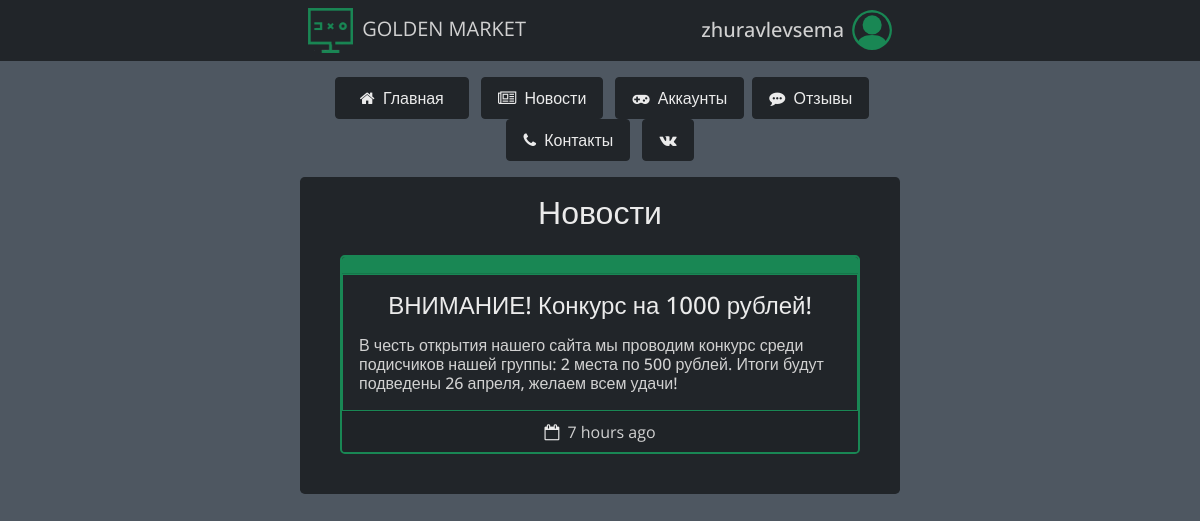
Page /news (signed in) on the committed database.
### data/users.py (models this page shows, shortened)
class User(SqlAlchemyBase, UserMixin):  # таблица пользователей
    __tablename__ = 'users'
    id = sqlalchemy.Column(sqlalchemy.Integer,
                           primary_key=True, autoincrement=True)
    name = sqlalchemy.Column(sqlalchemy.String, nullable=True)
    email = sqlalchemy.Column(sqlalchemy.String,
                              index=True, unique=True, nullable=True)
    photo = sqlalchemy.Column(sqlalchemy.String,
                              index=True, unique=False, nullable=True, default='-')
    is_photo = sqlalchemy.Column(sqlalchemy.Boolean,
                                 index=True, unique=False, nullable=True, default=0)
    hashed_password = sqlalchemy.Column(sqlalchemy.String, nullable=True)
    created_date = sqlalchemy.Column(sqlalchemy.DateTime,
                                     default=datetime.datetime.now)
    news = orm.relation("News", back_populates='user')
    accounts = orm.relation("Accounts", back_populates='user')

### data/news.py (models this page shows)
class News(SqlAlchemyBase, UserMixin):  # таблица новостей
    __tablename__ = 'news'
    id = sqlalchemy.Column(sqlalchemy.Integer,
                           primary_key=True, autoincrement=True)
    title = sqlalchemy.Column(sqlalchemy.String, nullable=True)
    content = sqlalchemy.Column(sqlalchemy.String, nullable=True)
    created_date = sqlalchemy.Column(sqlalchemy.DateTime,
                                     default=datetime.datetime.now().date())
    user_id = sqlalchemy.Column(sqlalchemy.Integer,
                                sqlalchemy.ForeignKey("users.id"))
    user = orm.relation('User')

### main.py (the view)
@app.route('/news', methods=['GET', 'POST'])  # страница новостей
def news():
    global edit_mode
    db_sess = db_session.create_session()
    all_news = db_sess.query(News)  # получение таблицы новостей из базы данных
    arr = []  # список для новостей
    for item in all_news:
        delta = datetime.datetime.now() - item.created_date
        if delta.days != 0:
            arr.append([item.title, item.content, delta.days, 'days', item.id])
        elif int(str(delta).split()[0].split(':')[0]) != 0:
            arr.append(
                [item.title, item.content, int(str(delta).split()[0].split(':')[0]), 'hours',
                 item.id])
        elif int(str(delta).split()[0].split(':')[1]) != 0:
            arr.append([item.title, item.content,
                        int(str(delta).split()[0].split(':')[1]), 'minutes', item.id])
        else:
            arr.append([item.title, item.content,
                        '', 'a few seconds', item.id])
    if current_user.is_authenticated:
        return render_template('news.html', title='Новости', news=arr[::-1],
                               photo='/'.join(current_user.photo.split('/')[1:]),
                               edit_mode=edit_mode,
                               ADMINS=ADMINS,
                               is_photo=current_user.is_photo)
    return render_template('news.html', title='Новости', news=arr[::-1])

### data/db_session.py (called while the page is built)
def create_session() -> Session:
    global __factory
    return __factory()

### main.py (called while the page is built)
@login_manager.user_loader  # функция загрузки пользователя
def load_user(user_id):
    db_sess = db_session.create_session()
    return db_sess.query(User).get(user_id)

### templates/news.html (shortened to what this page needs)
{% extends "base.html" %}
{% block content %}
<div class="container w-50 bg-dark rounded-3 mt-3 p-3 text-center">
    <h2 class="mb-3 simple-btn">Новости</h2>
    {% if news %}
    {% for item in news %}
    <div class="card text-center m-4 bg-dark rounded-3 border-success border-2">
        {% if edit_mode %}
        <div class="card-header bg-success p-1 d-flex justify-content-end">
            <div class="d-flex mx-auto">
                <a href="/edit_news/{{ item[4] }}" class="my-auto">
                    <button type="button" class="btn-sm btn-warning me-1">
                        <i class="fa fa-pencil fa-1x text-black" aria-hidden="true"></i>
                    </button>
                </a>
                <a href="/delete_news/{{ item[4] }}" class="my-auto">
                    <button type="button" class="btn-sm btn-danger ms-1 me-2">
                        <i class="fa fa-trash-o fa-1x simple-btn" aria-hidden="true"></i>
                    </button>
                </a>
            </div>
        </div>
        {% else %}
        <div class="card-header bg-success"></div>
        {% endif %}
        <div class="card-body border border-success">
            <h4 class="card-title mb-3 simple-btn">{{ item[0] }}</h4>
            <h6 class="card-text mx-auto text-start">{{ item[1] }}</h6>
        </div>
        <div class="card-footer">
            <i class="fa fa-calendar-o fa-1x simple-btn me-1" aria-hidden="true"></i> {{ item[2] }}
            {{ item[3] }} ago
        </div>
    </div>
    {% endfor %}
    {% else %}
    <h4 class="my-5">Здесь пока пусто, приходи завтра</h4>
    {% endif%}
</div>
{% endblock %}

### templates/base.html (shortened to what this page needs)
<!DOCTYPE html>
<html lang="en" style="">
<head>
    <link href="https://cdn.jsdelivr.net/npm/bootstrap@5.0.0-beta3/dist/css/bootstrap.min.css"
          rel="stylesheet"
>
    <link rel="stylesheet"
          href="https://maxcdn.bootstrapcdn.com/font-awesome/4.7.0/css/font-awesome.min.css">
    <link rel="stylesheet" href="{{ url_for('static', filename='css/style.css') }}"
          type="text/css">
</head>
<body class="container-fluid p-0">
<header class="container-fluid bg-dark p-0 m-0">
    <nav class="navbar navbar-white bg-dark p-0 m-0 w-50 mx-auto">
        <div class="navbar-brand text-center m-2 p-0">
            <a href="/">
                <img src="{{ url_for('static', filename='img/site-logo.png') }}"
                     class="me-1" width="45" height="45">
            </a>
            GOLDEN MARKET
        </div>
        {% if current_user.is_authenticated %}
        <div class="dropdown d-flex m-2 p-0">
            <h5 class="dropdown my-auto mx-2" id="dropdownMenuLabel"
                data-toggle="dropdown"
                aria-haspopup="true" aria-expanded="false">{{ current_user.name }}</h5>
            <button class="dropdown bg-dark border-0 p-0" type="button" id="dropdownMenuButton"
                    data-toggle="dropdown"
                    aria-haspopup="true" aria-expanded="false">
            </button>
        </div>
        {% endif %}
    </nav>
</header>
<main>
    <div class="container-fluid w-50 mt-3 p-0 text-center rounded-3">
        <a href="/" class="mx-1">
            <button class="simple-btn btn btn-dark px-4 py-2">
                <i class="fa fa-home fa-1x simple-btn me-1" aria-hidden="true"></i> Главная
            </button>
        </a>
        <a href="/news" class="mx-1">
            <button class="simple-btn btn btn-dark px-3 py-2">
                <i class="fa fa-newspaper-o fa-1x simple-btn me-1" aria-hidden="true"></i> Новости
            </button>
        </a>
        <a href="/market" class="mx-1">
            <button class="simple-btn btn btn-dark px-3 py-2">
                <i class="fa fa-gamepad fa-1x simple-btn me-1" aria-hidden="true"></i> Аккаунты
            </button>
        </a>
        <a class="mx-auto" href="/reviews">
            <button class="simple-btn btn btn-dark px-3 py-2">
                <i class="fa fa-commenting fa-1x simple-btn me-1" aria-hidden="true"></i> Отзывы
            </button>
        </a>
        <a href="/contacts" class="mx-1">
            <button class="simple-btn btn btn-dark px-3 py-2">
                <i class="fa fa-phone fa-1x simple-btn me-1" aria-hidden="true"></i> Контакты
            </button>
        </a>
        <a href="https://vk.com/public203487503" class="mx-1" target="_blank">
            <button class="btn btn-dark px-3 py-2">
                <i class="fa fa-vk w-100 simple-btn" aria-hidden="true"></i>
            </button>
        </a>
    </div>
    {% block content %}
    {% endblock %}
</main>
</body>
</html>

### templates/base.html (style rules this page uses)
* { font-family: 'Open Sans', sans-serif; color: #d1d1d1; }
body { background-color: #4e5761; }
.simple-btn { color: #ebebeb !important; }
a { text-decoration: none !important; border: none !important; }
img { max-width:100%; height: 100%; }

### rows in the picture
User: name "zhuravlevsema"
News: title "ВНИМАНИЕ! Конкурс на 1000 рублей!", content "В честь открытия нашего сайта мы проводим конкурс среди подисчиков нашей группы: 2 места по 500 рублей. Итоги будут подведены 26 апреля, желаем всем удачи!", item "7", item "hours"
